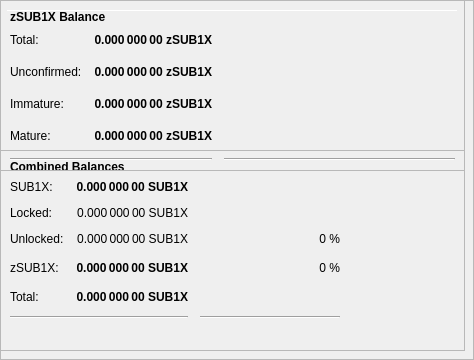
        <widget class="QFrame" name="frameObfuscation">
         <property name="minimumSize">
          <size>
           <width>0</width>
           <height>350</height>
          </size>
         </property>
         <property name="layoutDirection">
          <enum>Qt::LeftToRight</enum>
         </property>
         <property name="frameShape">
          <enum>QFrame::StyledPanel</enum>
         </property>
         <property name="frameShadow">
          <enum>QFrame::Raised</enum>
         </property>
         <widget class="QPushButton" name="runAutoDenom">
          <property name="geometry">
           <rect>
            <x>251</x>
            <y>17</y>
            <width>1</width>
            <height>1</height>
           </rect>
          </property>
          <property name="palette">
           <palette>
            <active>
             <colorrole role="WindowText">
              <brush brushstyle="SolidPattern">
               <color alpha="255">
                <red>0</red>
                <green>0</green>
                <blue>0</blue>
               </color>
              </brush>
             </colorrole>
             <colorrole role="Button">
              <brush brushstyle="SolidPattern">
               <color alpha="255">
                <red>239</red>
                <green>238</green>
                <blue>238</blue>
               </color>
              </brush>
             </colorrole>
             <colorrole role="Light">
              <brush brushstyle="SolidPattern">
               <color alpha="255">
                <red>255</red>
                <green>255</green>
                <blue>255</blue>
               </color>
              </brush>
             </colorrole>
             <colorrole role="Midlight">
              <brush brushstyle="SolidPattern">
               <color alpha="255">
                <red>247</red>
                <green>246</green>
                <blue>246</blue>
               </color>
              </brush>
             </colorrole>
             <colorrole role="Dark">
              <brush brushstyle="SolidPattern">
               <color alpha="255">
                <red>119</red>
                <green>119</green>
                <blue>119</blue>
               </color>
              </brush>
             </colorrole>
             <colorrole role="Mid">
              <brush brushstyle="SolidPattern">
               <color alpha="255">
                <red>159</red>
                <green>159</green>
                <blue>159</blue>
               </color>
              </brush>
             </colorrole>
             <colorrole role="Text">
              <brush brushstyle="SolidPattern">
               <color alpha="255">
                <red>0</red>
                <green>0</green>
                <blue>0</blue>
               </color>
              </brush>
             </colorrole>
             <colorrole role="BrightText">
              <brush brushstyle="SolidPattern">
               <color alpha="255">
                <red>255</red>
                <green>255</green>
                <blue>255</blue>
               </color>
              </brush>
             </colorrole>
             <colorrole role="ButtonText">
              <brush brushstyle="SolidPattern">
               <color alpha="255">
                <red>0</red>
                <green>0</green>
                <blue>0</blue>
               </color>
              </brush>
             </colorrole>
             <colorrole role="Base">
              <brush brushstyle="SolidPattern">
               <color alpha="255">
                <red>255</red>
                <green>255</green>
                <blue>255</blue>
               </color>
              </brush>
             </colorrole>
             <colorrole role="Window">
              <brush brushstyle="SolidPattern">
               <color alpha="255">
                <red>239</red>
                <green>238</green>
                <blue>238</blue>
               </color>
              </brush>
             </colorrole>
             <colorrole role="Shadow">
              <brush brushstyle="SolidPattern">
               <color alpha="255">
                <red>0</red>
                <green>0</green>
                <blue>0</blue>
               </color>
              </brush>
             </colorrole>
             <colorrole role="AlternateBase">
              <brush brushstyle="SolidPattern">
               <color alpha="255">
                <red>247</red>
                <green>246</green>
                <blue>246</blue>
               </color>
              </brush>
             </colorrole>
             <colorrole role="ToolTipBase">
              <brush brushstyle="SolidPattern">
               <color alpha="255">
                <red>255</red>
                <green>255</green>
                <blue>220</blue>
               </color>
              </brush>
             </colorrole>
             <colorrole role="ToolTipText">
              <brush brushstyle="SolidPattern">
               <color alpha="255">
                <red>0</red>
                <green>0</green>
                <blue>0</blue>
               </color>
              </brush>
             </colorrole>
            </active>
            <inactive>
             <colorrole role="WindowText">
              <brush brushstyle="SolidPattern">
               <color alpha="255">
                <red>0</red>
                <green>0</green>
                <blue>0</blue>
               </color>
              </brush>
             </colorrole>
             <colorrole role="Button">
              <brush brushstyle="SolidPattern">
               <color alpha="255">
                <red>239</red>
                <green>238</green>
                <blue>238</blue>
               </color>
              </brush>
             </colorrole>
             <colorrole role="Light">
              <brush brushstyle="SolidPattern">
               <color alpha="255">
                <red>255</red>
                <green>255</green>
                <blue>255</blue>
               </color>
              </brush>
             </colorrole>
             <colorrole role="Midlight">
              <brush brushstyle="SolidPattern">
               <color alpha="255">
                <red>247</red>
                <green>246</green>
                <blue>246</blue>
               </color>
              </brush>
             </colorrole>
             <colorrole role="Dark">
              <brush brushstyle="SolidPattern">
               <color alpha="255">
                <red>119</red>
                <green>119</green>
                <blue>119</blue>
               </color>
              </brush>
             </colorrole>
             <colorrole role="Mid">
              <brush brushstyle="SolidPattern">
               <color alpha="255">
                <red>159</red>
                <green>159</green>
                <blue>159</blue>
               </color>
              </brush>
             </colorrole>
             <colorrole role="Text">
              <brush brushstyle="SolidPattern">
               <color alpha="255">
                <red>0</red>
                <green>0</green>
                <blue>0</blue>
               </color>
              </brush>
             </colorrole>
             <colorrole role="BrightText">
              <brush brushstyle="SolidPattern">
               <color alpha="255">
                <red>255</red>
                <green>255</green>
                <blue>255</blue>
               </color>
              </brush>
             </colorrole>
             <colorrole role="ButtonText">
              <brush brushstyle="SolidPattern">
               <color alpha="255">
                <red>0</red>
                <green>0</green>
                <blue>0</blue>
               </color>
              </brush>
             </colorrole>
             <colorrole role="Base">
              <brush brushstyle="SolidPattern">
               <color alpha="255">
                <red>255</red>
                <green>255</green>
                <blue>255</blue>
               </color>
              </brush>
             </colorrole>
             <colorrole role="Window">
              <brush brushstyle="SolidPattern">
               <color alpha="255">
                <red>239</red>
                <green>238</green>
                <blue>238</blue>
               </color>
              </brush>
             </colorrole>
             <colorrole role="Shadow">
              <brush brushstyle="SolidPattern">
               <color alpha="255">
                <red>0</red>
                <green>0</green>
                <blue>0</blue>
               </color>
              </brush>
             </colorrole>
             <colorrole role="AlternateBase">
              <brush brushstyle="SolidPattern">
               <color alpha="255">
                <red>247</red>
                <green>246</green>
                <blue>246</blue>
               </color>
              </brush>
             </colorrole>
             <colorrole role="ToolTipBase">
              <brush brushstyle="SolidPattern">
               <color alpha="255">
                <red>255</red>
                <green>255</green>
                <blue>220</blue>
               </color>
              </brush>
             </colorrole>
             <colorrole role="ToolTipText">
              <brush brushstyle="SolidPattern">
               <color alpha="255">
                <red>0</red>
                <green>0</green>
                <blue>0</blue>
               </color>
              </brush>
             </colorrole>
            </inactive>
            <disabled>
             <colorrole role="WindowText">
              <brush brushstyle="SolidPattern">
               <color alpha="255">
                <red>119</red>
                <green>119</green>
                <blue>119</blue>
               </color>
              </brush>
             </colorrole>
             <colorrole role="Button">
              <brush brushstyle="SolidPattern">
               <color alpha="255">
                <red>239</red>
                <green>238</green>
                <blue>238</blue>
               </color>
              </brush>
             </colorrole>
             <colorrole role="Light">
              <brush brushstyle="SolidPattern">
               <color alpha="255">
                <red>255</red>
                <green>255</green>
                <blue>255</blue>
               </color>
              </brush>
             </colorrole>
             <colorrole role="Midlight">
              <brush brushstyle="SolidPattern">
               <color alpha="255">
                <red>247</red>
                <green>246</green>
                <blue>246</blue>
               </color>
              </brush>
             </colorrole>
             <colorrole role="Dark">
              <brush brushstyle="SolidPattern">
               <color alpha="255">
                <red>119</red>
                <green>119</green>
                <blue>119</blue>
               </color>
              </brush>
             </colorrole>
             <colorrole role="Mid">
              <brush brushstyle="SolidPattern">
               <color alpha="255">
                <red>159</red>
                <green>159</green>
                <blue>159</blue>
               </color>
              </brush>
             </colorrole>
             <colorrole role="Text">
              <brush brushstyle="SolidPattern">
               <color alpha="255">
                <red>119</red>
                <green>119</green>
                <blue>119</blue>
               </color>
              </brush>
             </colorrole>
             <colorrole role="BrightText">
              <brush brushstyle="SolidPattern">
               <color alpha="255">
                <red>255</red>
                <green>255</green>
                <blue>255</blue>
               </color>
              </brush>
             </colorrole>
             <colorrole role="ButtonText">
              <brush brushstyle="SolidPattern">
               <color alpha="255">
                <red>119</red>
                <green>119</green>
                <blue>119</blue>
               </color>
              </brush>
             </colorrole>
             <colorrole role="Base">
              <brush brushstyle="SolidPattern">
               <color alpha="255">
                <red>239</red>
                <green>238</green>
                <blue>238</blue>
               </color>
              </brush>
             </colorrole>
             <colorrole role="Window">
              <brush brushstyle="SolidPattern">
               <color alpha="255">
                <red>239</red>
                <green>238</green>
                <blue>238</blue>
               </color>
              </brush>
             </colorrole>
             <colorrole role="Shadow">
              <brush brushstyle="SolidPattern">
               <color alpha="255">
                <red>0</red>
                <green>0</green>
                <blue>0</blue>
               </color>
              </brush>
             </colorrole>
             <colorrole role="AlternateBase">
              <brush brushstyle="SolidPattern">
               <color alpha="255">
                <red>239</red>
                <green>238</green>
                <blue>238</blue>
               </color>
              </brush>
             </colorrole>
             <colorrole role="ToolTipBase">
              <brush brushstyle="SolidPattern">
               <color alpha="255">
                <red>255</red>
                <green>255</green>
                <blue>220</blue>
               </color>
              </brush>
             </colorrole>
             <colorrole role="ToolTipText">
              <brush brushstyle="SolidPattern">
               <color alpha="255">
                <red>0</red>
                <green>0</green>
                <blue>0</blue>
               </color>
              </brush>
             </colorrole>
            </disabled>
           </palette>
          </property>
          <property name="focusPolicy">
           <enum>Qt::NoFocus</enum>
          </property>
          <property name="autoFillBackground">
           <bool>true</bool>
          </property>
          <property name="text">
           <string/>
          </property>
          <property name="flat">
           <bool>true</bool>
          </property>
         </widget>
         <widget class="Line" name="line">
          <property name="geometry">
           <rect>
            <x>7</x>
            <y>10</y>
            <width>451</width>
            <height>1</height>
           </rect>
          </property>
          <property name="orientation">
           <enum>Qt::Horizontal</enum>
          </property>
         </widget>
         <widget class="QFrame" name="frame_3">
          <property name="geometry">
           <rect>
            <x>0</x>
            <y>150</y>
            <width>465</width>
            <height>201</height>
           </rect>
          </property>
          <property name="frameShape">
           <enum>QFrame::StyledPanel</enum>
          </property>
          <property name="frameShadow">
           <enum>QFrame::Raised</enum>
          </property>
          <layout class="QVBoxLayout" name="verticalLayout_5">
           <item>
            <layout class="QHBoxLayout" name="horizontalLayout_5" stretch="0">
             <item>
              <widget class="QLabel" name="label_5z">
               <property name="maximumSize">
                <size>
                 <width>16777215</width>
                 <height>20</height>
                </size>
               </property>
               <property name="font">
                <font>
                 <weight>75</weight>
                 <bold>true</bold>
                </font>
               </property>
               <property name="toolTip">
                <string>Combined Balances (including unconfirmed and immature coins)</string>
               </property>
               <property name="text">
                <string>&lt;html&gt;&lt;head/&gt;&lt;body&gt;&lt;p&gt;Combined Balances&lt;/p&gt;&lt;/body&gt;&lt;/html&gt;</string>
               </property>
              </widget>
             </item>
            </layout>
           </item>
           <item>
            <layout class="QGridLayout" name="gridLayout_3">
             <property name="spacing">
              <number>12</number>
             </property>
             <item row="7" column="0" colspan="2">
              <widget class="Line" name="lineSpendableBalance_3">
               <property name="orientation">
                <enum>Qt::Horizontal</enum>
               </property>
              </widget>
             </item>
             <item row="7" column="2">
              <widget class="Line" name="lineWatchBalance_3">
               <property name="sizePolicy">
                <sizepolicy hsizetype="Preferred" vsizetype="Fixed">
                 <horstretch>0</horstretch>
                 <verstretch>0</verstretch>
                </sizepolicy>
               </property>
               <property name="minimumSize">
                <size>
                 <width>140</width>
                 <height>0</height>
                </size>
               </property>
               <property name="orientation">
                <enum>Qt::Horizontal</enum>
               </property>
              </widget>
             </item>
             <item row="4" column="1">
              <widget class="QLabel" name="labelzBalancez">
               <property name="font">
                <font>
                 <weight>75</weight>
                 <bold>true</bold>
                </font>
               </property>
               <property name="cursor">
                <cursorShape>IBeamCursor</cursorShape>
               </property>
               <property name="toolTip">
                <string>Total of transactions that have yet to be confirmed, and do not yet count toward the spendable balance</string>
               </property>
               <property name="text">
                <string notr="true">0.000 000 00 SUB1X</string>
               </property>
               <property name="alignment">
                <set>Qt::AlignRight|Qt::AlignTrailing|Qt::AlignVCenter</set>
               </property>
               <property name="textInteractionFlags">
                <set>Qt::LinksAccessibleByMouse|Qt::TextSelectableByKeyboard|Qt::TextSelectableByMouse</set>
               </property>
              </widget>
             </item>
             <item row="6" column="1">
              <widget class="QLabel" name="labelTotalz">
               <property name="font">
                <font>
                 <weight>75</weight>
                 <bold>true</bold>
                </font>
               </property>
               <property name="cursor">
                <cursorShape>IBeamCursor</cursorShape>
               </property>
               <property name="toolTip">
                <string>Total Balance, including unconfirmed and immature coins.</string>
               </property>
               <property name="text">
                <string notr="true">0.000 000 00 SUB1X</string>
               </property>
               <property name="alignment">
                <set>Qt::AlignRight|Qt::AlignTrailing|Qt::AlignVCenter</set>
               </property>
               <property name="textInteractionFlags">
                <set>Qt::LinksAccessibleByMouse|Qt::TextSelectableByKeyboard|Qt::TextSelectableByMouse</set>
               </property>
              </widget>
             </item>
             <item row="4" column="3">
              <spacer name="horizontalSpacer_6">
               <property name="orientation">
                <enum>Qt::Horizontal</enum>
               </property>
               <property name="sizeHint" stdset="0">
                <size>
                 <width>40</width>
                 <height>20</height>
                </size>
               </property>
              </spacer>
             </item>
             <item row="6" column="0">
              <widget class="QLabel" name="labelTotalTextz">
               <property name="text">
                <string>Total:</string>
               </property>
              </widget>
             </item>
             <item row="1" column="0">
              <widget class="QLabel" name="labelBalanceTextz">
               <property name="text">
                <string>SUB1X:</string>
               </property>
              </widget>
             </item>
             <item row="1" column="1">
              <widget class="QLabel" name="labelBalancez">
               <property name="font">
                <font>
                 <weight>75</weight>
                 <bold>true</bold>
                </font>
               </property>
               <property name="cursor">
                <cursorShape>IBeamCursor</cursorShape>
               </property>
               <property name="toolTip">
                <string>Your current spendable balance</string>
               </property>
               <property name="text">
                <string notr="true">0.000 000 00 SUB1X</string>
               </property>
               <property name="alignment">
                <set>Qt::AlignRight|Qt::AlignTrailing|Qt::AlignVCenter</set>
               </property>
               <property name="textInteractionFlags">
                <set>Qt::LinksAccessibleByMouse|Qt::TextSelectableByKeyboard|Qt::TextSelectableByMouse</set>
               </property>
              </widget>
             </item>
             <item row="4" column="0">
              <widget class="QLabel" name="labelzBalanceTextz">
               <property name="toolTip">
                <string/>
               </property>
               <property name="text">
                <string>zSUB1X:</string>
               </property>
              </widget>
             </item>
             <item row="4" column="2">
              <widget class="QLabel" name="labelzSUB1XPercent">
               <property name="toolTip">
                <string>Current percentage of zSUB1X.
If AutoMint is enabled this percentage will settle around the configured AutoMint percentage (default = 10%)</string>
               </property>
               <property name="text">
                <string>0 %</string>
               </property>
               <property name="alignment">
                <set>Qt::AlignRight|Qt::AlignTrailing|Qt::AlignVCenter</set>
               </property>
              </widget>
             </item>
             <item row="6" column="2">
              <widget class="QLabel" name="label100Percent">
               <property name="text">
                <string/>
               </property>
               <property name="alignment">
                <set>Qt::AlignRight|Qt::AlignTrailing|Qt::AlignVCenter</set>
               </property>
              </widget>
             </item>
             <item row="2" column="1">
              <widget class="QLabel" name="labelLockedBalance">
               <property name="toolTip">
                <string>Locked SUB1X or Masternode collaterals. These are excluded from zSUB1X minting.</string>
               </property>
               <property name="text">
                <string>0.000 000 00 SUB1X</string>
               </property>
               <property name="alignment">
                <set>Qt::AlignRight|Qt::AlignTrailing|Qt::AlignVCenter</set>
               </property>
              </widget>
             </item>
             <item row="2" column="0">
              <widget class="QLabel" name="labelLockedBalanceText">
               <property name="toolTip">
                <string>Locked SUB1X or Masternode collaterals. These are excluded from zSUB1X minting.</string>
               </property>
               <property name="text">
                <string>Locked:</string>
               </property>
              </widget>
             </item>
             <item row="3" column="0">
              <widget class="QLabel" name="labelUnLockedBalanceText">
               <property name="toolTip">
                <string>Unlocked SUB1Xs. These can be used for zSUB1X minting.</string>
               </property>
               <property name="text">
                <string>Unlocked:</string>
               </property>
              </widget>
             </item>
             <item row="3" column="1">
              <widget class="QLabel" name="labelUnLockedBalance">
               <property name="toolTip">
                <string>Unlocked SUB1Xs. These can be used for zSUB1X minting.</string>
               </property>
               <property name="text">
                <string>0.000 000 00 SUB1X</string>
               </property>
               <property name="alignment">
                <set>Qt::AlignRight|Qt::AlignTrailing|Qt::AlignVCenter</set>
               </property>
              </widget>
             </item>
             <item row="3" column="2">
              <widget class="QLabel" name="labelSUB1XPercent">
               <property name="text">
                <string>0 %</string>
               </property>
               <property name="alignment">
                <set>Qt::AlignRight|Qt::AlignTrailing|Qt::AlignVCenter</set>
               </property>
              </widget>
             </item>
            </layout>
           </item>
           <item>
            <spacer name="verticalSpacer">
             <property name="orientation">
              <enum>Qt::Vertical</enum>
             </property>
             <property name="sizeHint" stdset="0">
              <size>
               <width>20</width>
               <height>40</height>
              </size>
             </property>
            </spacer>
           </item>
          </layout>
         </widget>
         <widget class="QFrame" name="frame_4">
          <property name="geometry">
           <rect>
            <x>0</x>
            <y>0</y>
            <width>465</width>
            <height>171</height>
           </rect>
          </property>
          <property name="frameShape">
           <enum>QFrame::StyledPanel</enum>
          </property>
          <property name="frameShadow">
           <enum>QFrame::Raised</enum>
          </property>
          <layout class="QVBoxLayout" name="verticalLayout_7">
           <item>
            <layout class="QHBoxLayout" name="horizontalLayout_8" stretch="0">
             <item>
              <widget class="QLabel" name="label_5z_3">
               <property name="maximumSize">
                <size>
                 <width>16777215</width>
                 <height>20</height>
                </size>
               </property>
               <property name="font">
                <font>
                 <weight>75</weight>
                 <bold>true</bold>
                </font>
               </property>
               <property name="text">
                <string>zSUB1X Balance</string>
               </property>
              </widget>
             </item>
            </layout>
           </item>
           <item>
            <layout class="QGridLayout" name="gridLayout_5">
             <property name="spacing">
              <number>12</number>
             </property>
             <item row="4" column="0">
              <widget class="QLabel" name="labelzBalanceMatureText">
               <property name="toolTip">
                <string>Mature: more than 20 confirmation and more than 1 mints of the same denomination after it was minted.
These zSUB1X are spendable.</string>
               </property>
               <property name="text">
                <string>Mature:</string>
               </property>
              </widget>
             </item>
             <item row="5" column="0" colspan="2">
              <widget class="Line" name="lineSpendableBalance_5">
               <property name="orientation">
                <enum>Qt::Horizontal</enum>
               </property>
              </widget>
             </item>
             <item row="1" column="1">
              <widget class="QLabel" name="labelzBalance">
               <property name="font">
                <font>
                 <weight>75</weight>
                 <bold>true</bold>
                </font>
               </property>
               <property name="cursor">
                <cursorShape>IBeamCursor</cursorShape>
               </property>
               <property name="toolTip">
                <string>All available zSUB1X, unconfirmed and immature zSUB1X included.</string>
               </property>
               <property name="text">
                <string notr="true">0.000 000 00 zSUB1X</string>
               </property>
               <property name="alignment">
                <set>Qt::AlignRight|Qt::AlignTrailing|Qt::AlignVCenter</set>
               </property>
               <property name="textInteractionFlags">
                <set>Qt::LinksAccessibleByMouse|Qt::TextSelectableByKeyboard|Qt::TextSelectableByMouse</set>
               </property>
              </widget>
             </item>
             <item row="5" column="2">
              <widget class="Line" name="lineWatchBalance_5">
               <property name="sizePolicy">
                <sizepolicy hsizetype="Preferred" vsizetype="Fixed">
                 <horstretch>0</horstretch>
                 <verstretch>0</verstretch>
                </sizepolicy>
               </property>
               <property name="minimumSize">
                <size>
                 <width>140</width>
                 <height>0</height>
                </size>
               </property>
               <property name="orientation">
                <enum>Qt::Horizontal</enum>
               </property>
              </widget>
             </item>
             <item row="1" column="0">
              <widget class="QLabel" name="labelzBalanceText">
               <property name="toolTip">
                <string>All available zSUB1X, unconfirmed and immature zSUB1X included.</string>
               </property>
               <property name="text">
                <string>Total:</string>
               </property>
              </widget>
             </item>
             <item row="1" column="2">
              <spacer name="horizontalSpacer_8">
               <property name="orientation">
                <enum>Qt::Horizontal</enum>
               </property>
               <property name="sizeHint" stdset="0">
                <size>
                 <width>40</width>
                 <height>20</height>
                </size>
               </property>
              </spacer>
             </item>
             <item row="4" column="2">
              <spacer name="horizontalSpacer_4">
               <property name="orientation">
                <enum>Qt::Horizontal</enum>
               </property>
               <property name="sizeHint" stdset="0">
                <size>
                 <width>40</width>
                 <height>20</height>
                </size>
               </property>
              </spacer>
             </item>
             <item row="4" column="1">
              <widget class="QLabel" name="labelzBalanceMature">
               <property name="font">
                <font>
                 <weight>75</weight>
                 <bold>true</bold>
                </font>
               </property>
               <property name="toolTip">
                <string>Mature: more than 20 confirmation and more than 1 mints of the same denomination after it was minted.
These zSUB1X are spendable.</string>
               </property>
               <property name="text">
                <string>0.000 000 00 zSUB1X</string>
               </property>
               <property name="alignment">
                <set>Qt::AlignRight|Qt::AlignTrailing|Qt::AlignVCenter</set>
               </property>
              </widget>
             </item>
             <item row="2" column="0">
              <widget class="QLabel" name="labelzBalanceUnconfirmedText">
               <property name="toolTip">
                <string>Unconfirmed: less than 20 confirmations
Immature: confirmed, but less than 1 mints of the same denomination after it was minted</string>
               </property>
               <property name="text">
                <string>Unconfirmed:</string>
               </property>
              </widget>
             </item>
             <item row="2" column="1">
              <widget class="QLabel" name="labelzBalanceUnconfirmed">
               <property name="font">
                <font>
                 <weight>75</weight>
                 <bold>true</bold>
                </font>
               </property>
               <property name="toolTip">
                <string>Unconfirmed: less than 20 confirmations
Immature: confirmed, but less than 1 mints of the same denomination after it was minted</string>
               </property>
               <property name="text">
                <string>0.000 000 00 zSUB1X</string>
               </property>
               <property name="alignment">
                <set>Qt::AlignRight|Qt::AlignTrailing|Qt::AlignVCenter</set>
               </property>
              </widget>
             </item>
             <item row="2" column="2">
              <spacer name="horizontalSpacer_5">
               <property name="orientation">
                <enum>Qt::Horizontal</enum>
               </property>
               <property name="sizeHint" stdset="0">
                <size>
                 <width>40</width>
                 <height>20</height>
                </size>
               </property>
              </spacer>
             </item>
             <item row="3" column="0">
              <widget class="QLabel" name="labelzBalanceImmatureText">
               <property name="toolTip">
                <string>Unconfirmed: less than 20 confirmations
Immature: confirmed, but less than 1 mints of the same denomination after it was minted</string>
               </property>
               <property name="text">
                <string>Immature:</string>
               </property>
              </widget>
             </item>
             <item row="3" column="1">
              <widget class="QLabel" name="labelzBalanceImmature">
               <property name="font">
                <font>
                 <weight>75</weight>
                 <bold>true</bold>
                </font>
               </property>
               <property name="toolTip">
                <string>Unconfirmed: less than 20 confirmations
Immature: confirmed, but less than 1 mints of the same denomination after it was minted</string>
               </property>
               <property name="text">
                <string>0.000 000 00 zSUB1X</string>
               </property>
               <property name="alignment">
                <set>Qt::AlignRight|Qt::AlignTrailing|Qt::AlignVCenter</set>
               </property>
              </widget>
             </item>
             <item row="3" column="2">
              <spacer name="horizontalSpacer_7">
               <property name="orientation">
                <enum>Qt::Horizontal</enum>
               </property>
               <property name="sizeHint" stdset="0">
                <size>
                 <width>40</width>
                 <height>20</height>
                </size>
               </property>
              </spacer>
             </item>
            </layout>
           </item>
          </layout>
         </widget>
        </widget>
